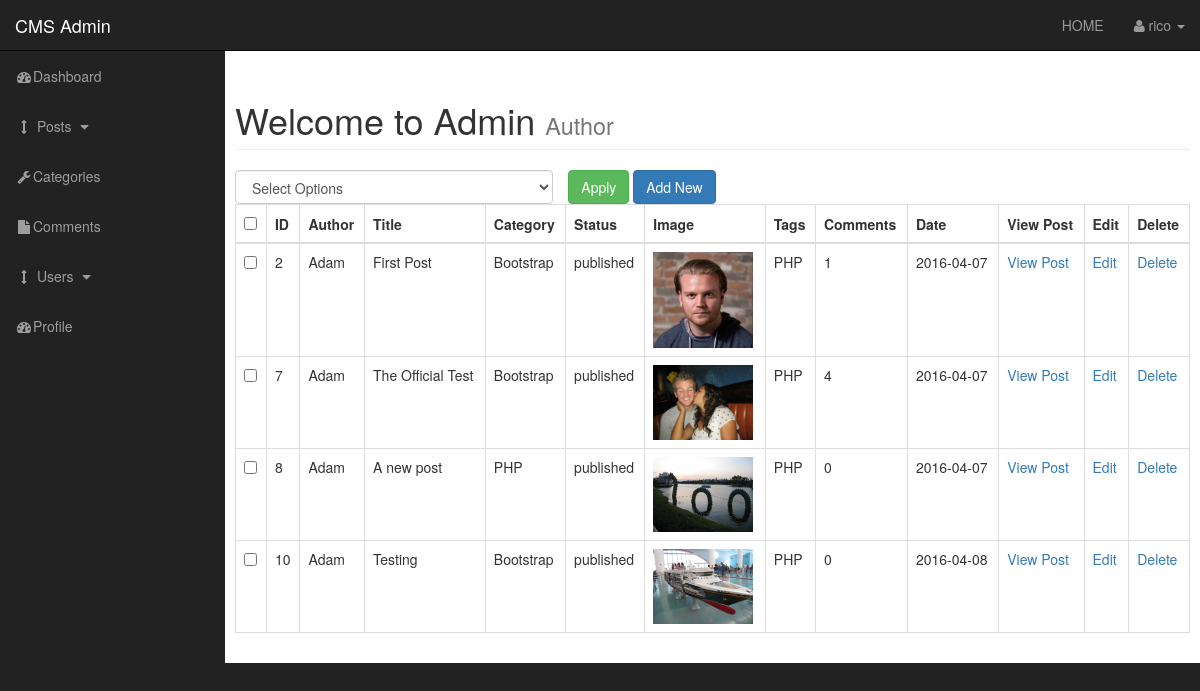
Screenshot of /admin/posts.php (signed in) with the database file from the repository.
### tables this page shows
CREATE TABLE `posts` (
  `post_id` int(3) NOT NULL,
  `post_category_id` int(3) NOT NULL,
  `post_title` varchar(255) NOT NULL,
  `post_author` varchar(255) NOT NULL,
  `post_date` date NOT NULL,
  `post_image` text NOT NULL,
  `post_content` text NOT NULL,
  `post_tags` varchar(255) NOT NULL,
  `post_comment_count` int(11) NOT NULL,
  `post_status` varchar(255) NOT NULL DEFAULT 'draft'
);

CREATE TABLE `categories` (
  `cat_id` int(3) NOT NULL,
  `cat_title` varchar(255) NOT NULL
);

### admin/includes/view_all_posts.php (the view, shortened to what this page needs)
<form method="post">
<table class="table table-bordered table-hover">
   <div id="bulkOptionContainer" class="col-xs-4">
       <select class='form-control' name="bulk_options">
           <option value="">Select Options</option>
       </select>
   </div>
   <div class="col-xs-4">
       <input type="submit" name="submit" class="btn btn-success" value="Apply">
       <a class="btn btn-primary" href="posts.php?source=add_post">Add New</a>
   </div>
    <thead>
        <tr>
           <th><input id="selectAllBoxes" type="checkbox"></th>
            <th>ID</th>
            <th>Author</th>
            <th>Title</th>
            <th>Category</th>
            <th>Status</th>
            <th>Image</th>
            <th>Tags</th>
            <th>Comments</th>
            <th>Date</th>
            <th>View Post</th>
            <th>Edit</th>
            <th>Delete</th>
        </tr>
    </thead>
    <tbody>
        <?php
        $query = "SELECT * FROM posts";
        $select_posts = mysqli_query($connection, $query);
        while($row = mysqli_fetch_assoc($select_posts)) {
            $post_id = $row['post_id'];
            $post_author = $row["post_author"];
            $post_title = $row["post_title"];
            $post_category_id = $row["post_category_id"];
            $post_status = $row["post_status"];
            $post_image = $row["post_image"];
            $post_tags = $row["post_tags"];
            $post_comment_count = $row["post_comment_count"];
            $post_date = $row["post_date"];
            echo "<tr>";
            ?>
            <td><input class='checkBoxes' type='checkbox' name='checkBoxArray[]' value='<?php echo $post_id; ?>'></td>
            <?php
            echo "<td>{$post_id}</td>";
            echo "<td>{$post_author}</td>";
            echo "<td>{$post_title}</td>";
            $query = "SELECT * FROM categories WHERE cat_id = $post_category_id ";
            $select_category_id = mysqli_query($connection, $query);
            while($row = mysqli_fetch_assoc($select_category_id)) {
                $cat_title = $row["cat_title"];
                echo "<td>{$cat_title}</td>";
            }
            echo "<td>{$post_status}</td>";
            echo "<td><img width='100' src='../images/{$post_image}'></td>";
            echo "<td>{$post_tags}</td>";
            echo "<td>{$post_comment_count}</td>";
            echo "<td>{$post_date}</td>";
            echo "<td><a href='../post.php?p_id={$post_id}'>View Post</a></td>";
            echo "<td><a href='posts.php?source=edit_post&p_id={$post_id}'>Edit</a></td>";
            echo "<td><a onClick=\"javascript: return confirm('Are you sure you want to delete?'); \" href='posts.php?delete={$post_id}'>Delete</a></td>";
            echo "</tr>";
        }
        ?>
    </tbody>
</table>
</form>

### admin/css/sb-admin.css (style rules this page uses)
body { margin-top: 100px; background-color: #222; }
@media (min-width:768px) { body { margin-top: 50px; } }
#bulkOptionContainer { padding: 0; }

### rows the page displays
posts: post_id "2", post_author "Adam", post_title "First Post", post_status "published", post_image (picture), post_tags "PHP", post_comment_count "1", post_date "2016-04-07"
categories: cat_title "Bootstrap"
posts: post_id "7", post_author "Adam", post_title "The Official Test", post_status "published", post_image (picture), post_tags "PHP", post_comment_count "4", post_date "2016-04-07"
posts: post_id "8", post_author "Adam", post_title "A new post", post_status "published", post_image (picture), post_tags "PHP", post_comment_count "0", post_date "2016-04-07"
categories: cat_title "PHP"
posts: post_id "10", post_author "Adam", post_title "Testing", post_status "published", post_image (picture), post_tags "PHP", post_comment_count "0", post_date "2016-04-08"

### other values shown
$username "rico"
